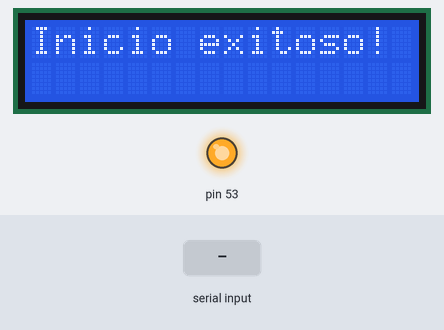
Simulated run of this sketch. Board: Arduino Mega 2560, built with avr-gcc and run on an emulated ATmega2560. Parts: 16×2 character LCD, output pins drawn as LEDs (lit = HIGH). Inputs (shaded band) come from the test bench. The modem accepts every AT command (registered, SIM ready, sends succeed) and sends nothing else; what the sketch prints to the serial monitor is not drawn.

Above: at 9.2 s.
At 13.3 s:
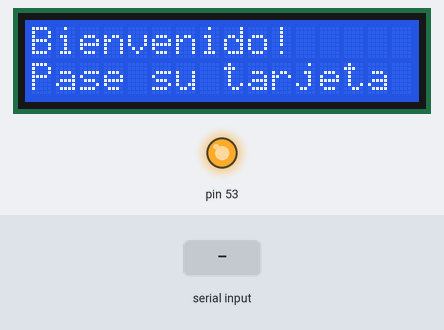
13.4 s: "a" received over the second serial link
At 15.3 s:
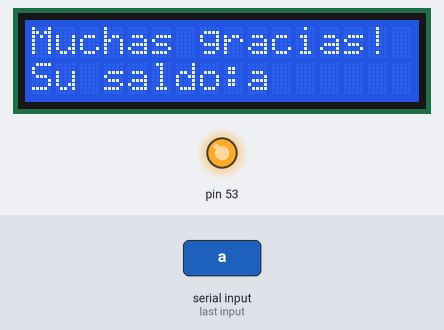
Timing chart, 0 to 16.8 s (numbered marks = the images above; inputs shaded):
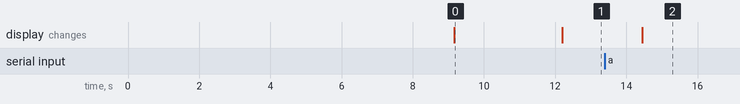

The sketch:

AG5.ino
```cpp
//========= oficial ==================
#include "SoftwareSerial.h" //wifi
#include <SPI.h>//rfid
#include <MFRC522.h>//rfid
#include <Wire.h> //lcd 16x2
#include <LiquidCrystal_I2C.h> //lcd16x2


SoftwareSerial Serial2(3, 4); // RX, TX //wifi esp8266
String msg;//recibe la respuesta del wifi en loop
String msg2;//string temporal para respuesta devuelta en respuestaWifi

#define RST_PIN  9    //Pin 9 para el reset del RC522
#define SS_PIN  10   //Pin 10 para el SS (SDA) del RC522
MFRC522 mfrc522(SS_PIN, RST_PIN); //Creamos el objeto para el RC522

String tarjetaRfid;
byte ActualUID[4]; //almacenará el código del Tag leído

LiquidCrystal_I2C lcd(0x27,16,2);  //Crear el objeto lcd  dirección  0x27 y 16 columnas x 2 filas

void setup() {
  // put your setup code here, to run once:
  iniciarMonitorPc();
  iniciarLcd();
  iniciarComuWifi();
  iniciarRfid();
  conectarRed();
}

void loop() {
  // put your main code here, to run repeatedly:
  if (Serial2.available()){
     msg = Serial2.readString();
     procesarMensaje(msg);
     Serial.println(msg);
  }

  if ( mfrc522.PICC_IsNewCardPresent()){
     procesarTarjeta();
  }

    if (Serial.available()){
      char a = Serial.read();
      Serial2.print(a);
    }
}

void iniciarMonitorPc(){
  Serial.begin(115200); //Iniciar el monitor serial
}

void iniciarComuWifi(){
  Serial2.begin(115200);
  while (!Serial2) {
    ; // wait for serial port to connect. Needed for native USB port only
  }
}

void iniciarLcd(){
  lcd.init();// Inicializar el LCD
  lcd.backlight(); //Encender la luz de fondo.
}

void conectarRed(){
    lcd.print("Iniciando...");
    delay(2000);
    Serial.println("Iniciando conexion de wifi");
    Serial.println("-------DESCONECTAR DE CUALQUIER RED--------");
    Serial2.write("AT+CWQAP\r\n"); //desconectar de cualquier red
    msg2 = respuestaWifi();
    Serial.println(msg2);
    Serial.println("--------exito-------");

    Serial.println("-------ESTABLECER IP--------");
    //Serial2.write("AT+CIPSTA=\"192.168.1.12\"\r\n"); //establece el ip
    Serial2.write("AT+CIPSTA=\"192.168.0.102\"\r\n"); //establece el ip
    msg2 = respuestaWifi();
    Serial.println(msg2);
    Serial.println("--------exito-------");

    Serial.println("-------CONECTAR A ROUTER--------");
    //Serial2.write("AT+CWJAP=\"FAMILY\",\"mitzi1513\"\r\n"); //se conecta a la red
    Serial2.write("AT+CWJAP=\"FREDD NETWORK\",\"1a2b3c4d5e\"\r\n"); //se conecta a la red
    msg2 = respuestaWifi();
    Serial.println(msg2);
    Serial.println("--------exito-------");
    delay(3000);
    Serial.println("-------CONECTAR A SERVIDOR TCP--------");
    //Serial2.write("AT+CIPSTART=\"TCP\",\"192.168.1.4\",2828\r\n"); //me conecto al servidor
    Serial2.write("AT+CIPSTART=\"TCP\",\"192.168.0.100\",2828\r\n"); //me conecto al servidor
    msg2 = respuestaWifi();
    Serial.println(msg2);
    Serial.println("--------exito-------");
   lcd.clear();
   lcd.print("Inicio exitoso!");
   delay(3000);
   mensajeInicio();
}

void mensajeInicio(){
   lcd.clear();
   lcd.print("Bienvenido!");
   lcd.setCursor(0, 1);
   lcd.print("Pase su tarjeta");
}
void mensajeA(String saldito){
  lcd.clear();
  lcd.print("Muchas gracias!");
  lcd.setCursor(0, 1);
  lcd.print("Su saldo:"+saldito);
}

void mensajeB(String saldito){
  lcd.clear();
  lcd.print("Saldo insuficien");
  lcd.setCursor(0, 1);
  lcd.print("te! Su saldo:"+saldito);
}

void mensajeC(){
  lcd.clear();
  lcd.print("Disculpe! Fuera ");
  lcd.setCursor(0, 1);
  lcd.print("de servicio");
}

void mensajeD(){
  lcd.clear();
  lcd.print("=(");
  lcd.setCursor(0, 1);
  lcd.print("No registrada!");
  delay(2000);
  lcd.noBacklight(); // turn off backlight
  delay(1000);
  lcd.backlight();
}

String respuestaWifi(){
      int bandera=0;
      while (bandera == 0){
          if (Serial2.available()){
              msg = Serial2.readString();
              Serial.println(msg);
              bandera=1;
          }
      }
      return msg;
}
boolean seEncuentra(String cad1,String cadBuscar){
    int pos=cad1.indexOf(cadBuscar);
    if (pos>=0) {
        return true;
    } else{
      return false;
    }
}

String splitCasero(String cadena, String delimitador, int nroElemento){

    int commaIndex = cadena.indexOf(delimitador);
    int secondCommaIndex = cadena.indexOf(delimitador, commaIndex+1);
    String firstValue = cadena.substring(0, commaIndex);
    String secondValue = cadena.substring(commaIndex+1, secondCommaIndex);
    String thirdValue = cadena.substring(secondCommaIndex+1); //To the end of the string

    if (nroElemento==0){
      return firstValue;
    }
    else{
      if (nroElemento==1){
          return secondValue;
       }
       else{
          return thirdValue;
       }
    }

}

void procesarMensaje(String msg3){
    String cod = splitCasero(msg3, ":", 1);
    if (cod=="a"){
        String saldo = splitCasero(msg3, ":", 2);
        Serial.println("Que inicie el juego!Su nuevo saldo es:"+saldo);
        mensajeA(saldo);
        delay(5000);
        mensajeInicio();
    }
    else{
        if (cod=="b"){
          String saldo = splitCasero(msg3, ":", 2);
          Serial.println("Saldo insuficiente! Su saldo actual:"+saldo);
          mensajeB(saldo);
          delay(5000);
          mensajeInicio();
        } else{
              if (cod=="c"){
                Serial.println("En mantenimiento, disculpe las molestias");
                mensajeC();
                delay(5000);
                mensajeInicio();
              } else{
                    if (cod=="d"){
                      Serial.println("Tarjeta no registrada...");
                      mensajeD();
                      delay(5000);
                      mensajeInicio();
                    }
              }
        }
    }
}

void iniciarRfid(){
  SPI.begin();        //Iniciamos el Bus SPI
  mfrc522.PCD_Init(); // Iniciamos  el MFRC522
  Serial.println("LECTOR RFID INICIADO");
}

void procesarTarjeta(){
       if ( mfrc522.PICC_ReadCardSerial()){
             for (byte i = 0; i < mfrc522.uid.size; i++) {
                     //Serial.print(mfrc522.uid.uidByte[i], HEX);
                     ActualUID[i]=(mfrc522.uid.uidByte[i]);
             }
             tarjetaRfid =  String(ActualUID[0], HEX) + String(ActualUID[1], HEX) + String(ActualUID[2], HEX) + String(ActualUID[3], HEX);
             enviarServer(tarjetaRfid);
             Serial.println(tarjetaRfid);
             // Terminamos la lectura de la tarjeta  actual
             mfrc522.PICC_HaltA();
       }
}

void enviarServer(String mensaje){
  String stringLength="AT+CIPSEND=";
  stringLength +=String(mensaje.length());
  stringLength +="\r\n";
  Serial2.print(stringLength);
  msg2 = respuestaWifi();
  Serial2.print(mensaje+"\r\n");
  //msg2 = respuestaWifi(); //aca hay un problema porque intercepto el mensaje de ok de enviado y tambien intercepto la respuesta!! eso tendria que ver como capturar una linea o una respuesta a la vez
}
```

Measured:
- after the input at 13.4 s, the display: changes after 1.1 s (image 2)
- what the display in image 0 shows lasts 3.0 s, from 9.2 s to 12.2 s
